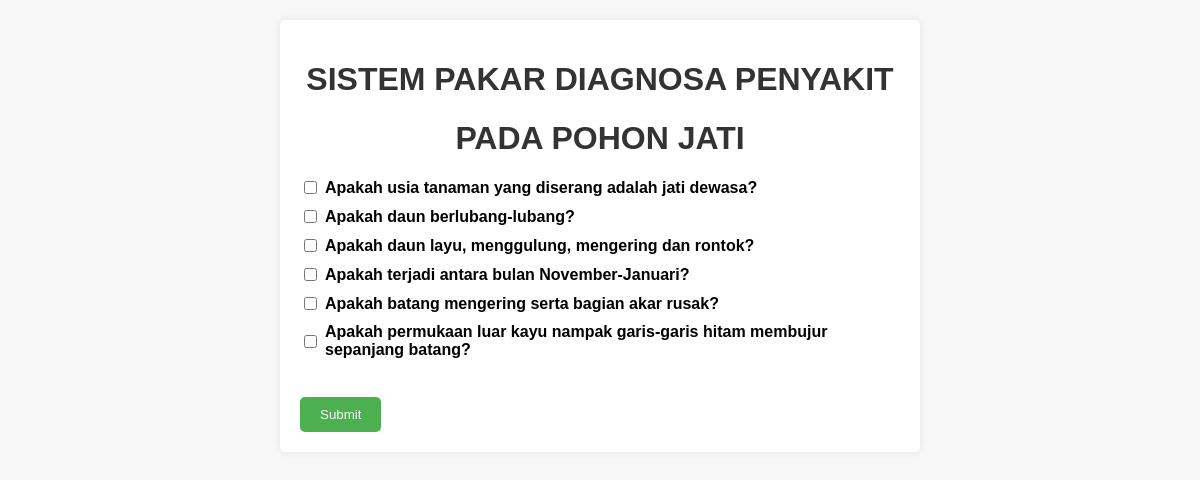
The page / on the database its author committed.
### tables this page shows
CREATE TABLE `gejala` (
  `id_gejala` int(25) NOT NULL,
  `nama_gejala` varchar(300) NOT NULL
);

### index.php (the view, shortened to what this page needs)
<!DOCTYPE html>
<html>
<head>
    <link rel="stylesheet" type="text/css" href="style.css">
</head>
<body>
    <main>
        <h1>SISTEM PAKAR DIAGNOSA PENYAKIT</h1>
        <h1>PADA POHON JATI</h1>
        <form action="diagnosa.php" method="post" onsubmit="return checkForm()">
        <?php
$koneksi = mysqli_connect("localhost", "root", "", "pohonjatidb");
$sql_gejala = "SELECT id_gejala, nama_gejala FROM gejala";
$result_gejala = mysqli_query($koneksi, $sql_gejala);
if (mysqli_num_rows($result_gejala) > 0) {
    while ($row = mysqli_fetch_assoc($result_gejala)) {
        echo "<div style='display: flex; align-items: center; margin-bottom: 10px;'>";
        echo "<input type='checkbox' id='gejala_" . $row['id_gejala'] . "' name='gejala[" . $row['id_gejala'] . "]' value='Ya'>";
        echo "<label for='gejala_" . $row['id_gejala'] . "' style='margin-left: 5px;'>Apakah " . $row['nama_gejala'] . "?</label>";
        echo "</div>";
    }
}
            ?>
            <br>
            <input type="submit" value="Submit">
            <br>
        </form>
    </main>
</body>
</html>

### style.css (style rules this page uses)
body { font-family: Arial, sans-serif; background-color: #f4f4f4; margin: 0; padding: 0; }
main { max-width: 600px; margin: 20px auto; background-color: #fff; padding: 20px; border-radius: 5px; box-shadow: 0 0 10px rgba(0, 0, 0, 0.1); }
h1 { text-align: center; color: #333; }
label { font-weight: bold; }
input[type="submit"] { padding: 10px 20px; background-color: #4CAF50; color: white; border: none; border-radius: 5px; cursor: pointer; margin-top: 10px; }
body { font-family: Arial, sans-serif; background-color: #f8f8f8; margin: 0; padding: 0; }

### rows shown on the page
gejala: nama_gejala "usia tanaman yang diserang adalah jati dewasa"
gejala: nama_gejala "daun berlubang-lubang"
gejala: nama_gejala "daun layu, menggulung, mengering dan rontok"
gejala: nama_gejala "terjadi antara bulan November-Januari"
gejala: nama_gejala "batang mengering serta bagian akar rusak"
gejala: nama_gejala "permukaan luar kayu nampak garis-garis hitam membujur sepanjang batang"
